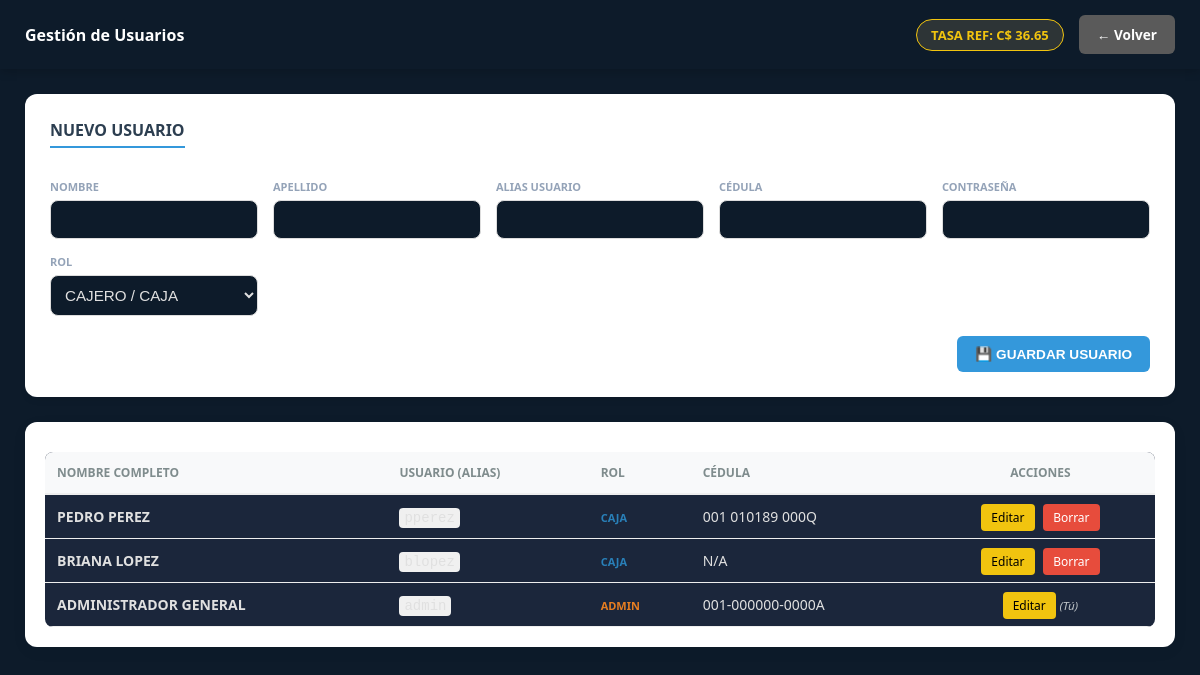
The app's page /views/admin/gestion_usuarios.php (signed in) with its own data.
### tables this page shows
CREATE TABLE `usuarios` (
  `id` int(11) NOT NULL,
  `nombre` varchar(50) NOT NULL,
  `apellido` varchar(50) NOT NULL,
  `usuario` varchar(50) NOT NULL,
  `cedula` varchar(20) NOT NULL,
  `password` varchar(255) NOT NULL,
  `telefono` varchar(20) DEFAULT NULL,
  `rol` enum('ADMIN','CAJA') NOT NULL DEFAULT 'CAJA',
  `fecha_creacion` timestamp NOT NULL DEFAULT current_timestamp()
);

### config/AppConfig.php (called while the page is built, shortened)
<?php
class AppConfig {
    private $conn;
    private $table_name = "configuracion";
    public function __construct($db) {
        $this->conn = $db;
    }
    private function asegurarColumnaTema() {
        try {
            $this->conn->exec("ALTER TABLE configuracion ADD COLUMN tema VARCHAR(20) DEFAULT 'default'");
        } catch (PDOException $e) {}
    }
    public function obtenerConfig() {
        $query = "SELECT * FROM " . $this->table_name . " WHERE id = 1 LIMIT 1";
        $stmt = $this->conn->prepare($query);
        $stmt->execute();
        $this->config_cache = $stmt->fetch(PDO::FETCH_ASSOC);
        return $this->config_cache;
    }
}

### classes/Usuario.php (called while the page is built, shortened)
<?php
class Usuario {
    private $conn;
    private $table_name = "usuarios";
    public function __construct($db) {
        $this->conn = $db;
    }
    public function listarUsuarios() {
        $query = "SELECT id, nombre, apellido, usuario, cedula, telefono, rol, fecha_creacion FROM " . $this->table_name . " ORDER BY id DESC";
        return $this->conn->query($query);
    }
}

### views/admin/gestion_usuarios.php (the view, shortened to what this page needs)
<?php
require_once "../../classes/Usuario.php";
require_once "../../config/AppConfig.php";
$db = (new Database())->getConnection();
$userObj = new Usuario($db);
$config = (new AppConfig($db))->obtenerConfig();
$tasa_cambio = $config['tasa_cambio'] ?? 36.65;
$usuarios = $userObj->listarUsuarios();
$tema = $_SESSION['tema'] ?? 'default';
?>
<!DOCTYPE html>
<html lang="es">
<head>
    <link rel="stylesheet" href="../../public/css/estilos.css">
</head>
<body class="<?php echo ($tema !== 'default') ? 'tema-' . $tema : ''; ?>">
    <header>
        <div class="logo"><h2><i class="fas fa-user-cog"></i> Gestión de Usuarios</h2></div>
        <div style="display:flex; align-items:center; gap:15px;">
            <span class="tasa-destacada">TASA REF: C$ <?= $tasa_cambio ?></span>
            <a href="../dashboard.php" class="btn-volver gris">← Volver</a>
        </div>
    </header>
    <div class="dashboard-wrapper">
        <div style="background: white; padding: 25px; border-radius: 12px; margin-bottom: 25px; box-shadow: 0 4px 6px rgba(0,0,0,0.05);">
            <h3 style="margin-top:0; color:#2c3e50; font-size: 16px; border-bottom: 2px solid #3498db; display: inline-block; padding-bottom: 5px;">NUEVO USUARIO</h3>
            <form action="../../controllers/UsuarioController.php" method="POST" style="margin-top:15px;">
                <div style="display: grid; grid-template-columns: repeat(auto-fit, minmax(180px, 1fr)); gap: 15px;">
                    <div><label style="font-size:11px; font-weight:bold;">NOMBRE</label>
                    <input type="text" name="nombre" required style="width:100%; padding:10px; border:1px solid #ddd; border-radius:8px;"></div>
                    <div><label style="font-size:11px; font-weight:bold;">APELLIDO</label>
                    <input type="text" name="apellido" required style="width:100%; padding:10px; border:1px solid #ddd; border-radius:8px;"></div>
                    <div><label style="font-size:11px; font-weight:bold;">ALIAS USUARIO</label>
                    <input type="text" name="usuario" required style="width:100%; padding:10px; border:1px solid #ddd; border-radius:8px;"></div>
                    <div><label style="font-size:11px; font-weight:bold;">CÉDULA</label>
                    <input type="text" name="cedula" required style="width:100%; padding:10px; border:1px solid #ddd; border-radius:8px;"></div>
                    <div><label style="font-size:11px; font-weight:bold;">CONTRASEÑA</label>
                    <input type="password" name="password" required style="width:100%; padding:10px; border:1px solid #ddd; border-radius:8px;"></div>
                    <div><label style="font-size:11px; font-weight:bold;">ROL</label>
                    <select name="rol" style="width:100%; padding:10px; border:1px solid #ddd; border-radius:8px;">
                        <option value="CAJA">CAJERO / CAJA</option>
                    </select></div>
                </div>
                <div style="text-align:right; margin-top:20px;">
                    <button type="submit" name="btn_registrar_user" class="btn-accion" style="border:none; cursor:pointer; background:#3498db;">💾 GUARDAR USUARIO</button>
                </div>
            </form>
        </div>
        <div style="background: white; padding: 20px; border-radius: 12px; box-shadow: 0 4px 15px rgba(0,0,0,0.05);">
            <table class="tabla-usuarios">
                <thead>
                    <tr>
                        <th>NOMBRE COMPLETO</th>
                        <th>USUARIO (ALIAS)</th>
                        <th>ROL</th>
                        <th>CÉDULA</th>
                        <th style="text-align: center;">ACCIONES</th>
                    </tr>
                </thead>
                <tbody>
                    <?php while ($row = $usuarios->fetch(PDO::FETCH_ASSOC)): ?>
                    <tr>
                        <td><strong><?php echo strtoupper($row['nombre'] . " " . $row['apellido']); ?></strong></td>
                        <td><code style="background:#f0f0f0; padding:2px 5px; border-radius:4px;"><?php echo $row['usuario']; ?></code></td>
                        <td>
                            <span style="font-size:11px; font-weight:bold; color: <?= $row['rol'] == 'ADMIN' ? '#e67e22' : '#2980b9' ?>">
                                <?= $row['rol'] ?>
                            </span>
                        </td>
                        <td><?php echo $row['cedula']; ?></td>
                        <td style="text-align: center;">
                            <a href="editar_usuario.php?id=<?php echo $row['id']; ?>" class="btn-mini" style="background:#f1c40f; color:black;"><i class="fas fa-edit"></i> Editar</a>
                            <?php if($row['id'] != $_SESSION['user_id']): ?>
                                <a href="../../controllers/UsuarioController.php?eliminar=<?php echo $row['id']; ?>"
                                   onclick="return confirm('¿Está seguro de eliminar permanentemente a este usuario?')"
                                   class="btn-mini" style="background:#e74c3c; color:white; margin-left:5px;"><i class="fas fa-trash-alt"></i> Borrar</a>
                            <?php else: ?>
                                <small style="color:#bdc3c7; font-style:italic;">(Tú)</small>
                            <?php endif; ?>
                        </td>
                    </tr>
                    <?php endwhile; ?>
                </tbody>
            </table>
        </div>
    </div>
</body>
</html>

### public/css/estilos.css (style rules this page uses)
:root { --primary: #27ae60; --secondary: #2c3e50; --danger: #e74c3c; --warning: #f39c12; --info: #3498db; --dark: #1a1a1a; --light: #f4f4f4; --bg-body: #f4f4f4; --bg-card: #ffffff; --text-main: #333333; --text-muted: #666666; --border-color: #dddddd; --header-bg: #2c3e50; --input-bg: #ffffff; --input-text: #333333; --input-border: #cccccc; --link-color: #2980b9; }
body.tema-darkblue { --primary: #3498db; --secondary: #0d1b2a; --danger: #e74c3c; --warning: #f39c12; --info: #5dade2; --dark: #f4f4f4; --light: #1b263b; --bg-body: #0d1b2a; --bg-card: #1b263b; --text-main: #e0e0e0; --text-muted: #94a3b8; --border-color: #334155; --header-bg: #0d1b2a; --input-bg: #0d1b2a; --input-text: #e0e0e0; --input-border: #334155; --link-color: #3498db; }
* { box-sizing: border-box; }
body { font-family: 'Segoe UI', Tahoma, Geneva, Verdana, sans-serif; background-color: var(--bg-body); color: var(--text-main); margin: 0; }
header { background: var(--header-bg); color: white; padding: 15px 25px; display: flex; justify-content: space-between; align-items: center; box-shadow: 0 2px 10px rgba(0,0,0,0.2); }
.dashboard-wrapper { padding: 25px; max-width: 1400px; margin: 0 auto; }
.btn-accion, .btn-menu { display: inline-block; padding: 10px 18px; background: var(--secondary); color: white !important; text-decoration: none; border-radius: 6px; font-weight: 600; font-size: 0.85rem; transition: all 0.2s ease; border: none; cursor: pointer; }
.btn-volver { display: inline-block; padding: 8px 15px; background: var(--header-bg); color: white; text-decoration: none; border-radius: 5px; font-size: 0.8rem; font-weight: 600; }
table { width: 100%; border-collapse: collapse; background: var(--bg-card); color: var(--text-main); border-radius: 8px; overflow: hidden; margin-top: 20px; }
th { background: var(--header-bg); color: white; padding: 14px 12px; text-align: left; font-size: 0.8rem; text-transform: uppercase; }
td { padding: 12px; border-bottom: 1px solid var(--border-color); }
input, select, textarea { background: var(--input-bg); color: var(--input-text); border: 1px solid var(--input-border); padding: 12px; border-radius: 6px; font-size: 0.95rem; width: 100%; }
label { color: var(--text-muted); font-weight: 600; font-size: 0.8rem; margin-bottom: 6px; display: block; }
h1, h2, h3, h4, h5, h6 { color: var(--text-main); margin-top: 0; }
a { color: var(--link-color); text-decoration: none; }
.logo h2 { color: white; font-size: 1rem; margin: 0; }
body.tema-oscuro header h2, body.tema-darkblue header h2 { color: white; }
body.tema-oscuro .logo h2, body.tema-darkblue .logo h2 { color: white; }
.btn-volver { display: inline-block; padding: 10px 18px; background: var(--secondary); color: white !important; text-decoration: none; border-radius: 6px; font-weight: 600; font-size: 0.85rem; transition: all 0.2s ease; }
.btn-volver.gris { background: #7f8c8d; }
body.tema-oscuro .btn-volver.gris, body.tema-darkblue .btn-volver.gris { background: #5a5a5a; }

### views/admin/gestion_usuarios.php (style rules this page uses)
.tasa-destacada { font-size: 13px; font-weight: bold; background: #2d3436; color: #f1c40f; padding: 6px 14px; border-radius: 20px; border: 1px solid #f1c40f; }
.tabla-usuarios { width: 100%; border-collapse: collapse; margin-top: 10px; }
.tabla-usuarios th { background: #f8f9fa; color: #7f8c8d; padding: 12px; text-align: left; font-size: 12px; border-bottom: 2px solid #eee; }
.tabla-usuarios td { padding: 12px; border-bottom: 1px solid #eee; font-size: 14px; }
.btn-mini { padding: 5px 10px; border-radius: 4px; text-decoration: none; font-size: 12px; }

### records on screen
usuarios: nombre+apellido "PEDRO PEREZ", rol "CAJA", cedula "001 010189 000Q"
usuarios: nombre+apellido "BRIANA LOPEZ", rol "CAJA", cedula "N/A"
usuarios: nombre+apellido "ADMINISTRADOR GENERAL", rol "ADMIN", cedula "001-000000-0000A", shows "(Tú)"

### other values on screen
$tasa_cambio "36.65"
